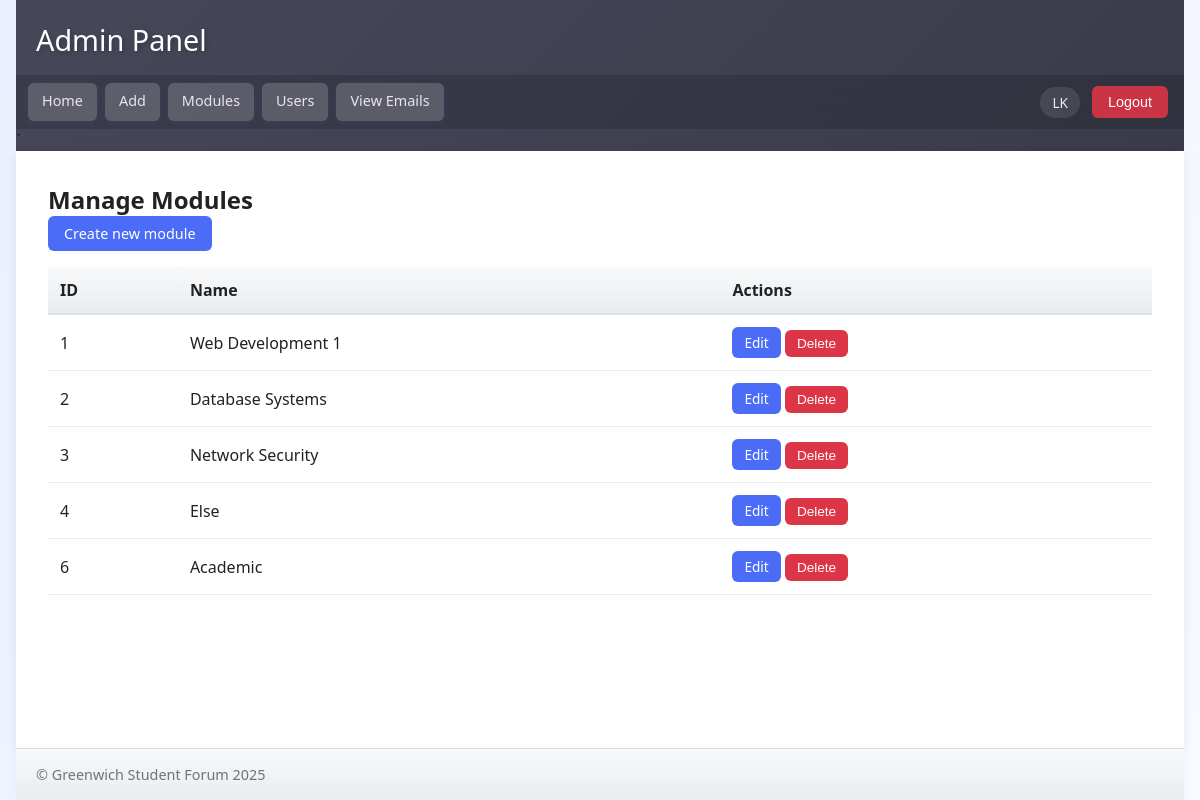
/admin/manage_module.php (signed in), run on the app's committed database.
### tables this page shows
CREATE TABLE `module` (
  `id` int(11) NOT NULL,
  `name` varchar(100) NOT NULL
);

### admin/manage_module.php (called while the page is built, shortened)
<?php
try{
    include '../db/db.php';
    include '../db/db_function.php';
    $modules = allModules($pdo);
    include '../admin_templates/manage_module.html.php';
} catch (PDOException $e){
    $title = 'An error has occured';
    $output = 'Database error: ' . $e->getMessage();
}
include '../admin_templates/admin_layout.html.php';
?>

### db/db_function.php (called while the page is built, shortened)
<?php
function query($pdo, $query, $paraments = []){
    $query= $pdo->prepare($query);
    $query->execute($paraments);
    return $query;
}
function allModules($pdo){
    $query = 'SELECT * FROM module';
    return query($pdo, $query)->fetchAll(PDO::FETCH_ASSOC);
}
?>

### admin_templates/manage_module.html.php (the view, shortened to what this page needs)
<h2>Manage Modules</h2>
<p><a class="btn" href="create_module.php">Create new module</a></p>
<?php if (!empty($modules) && is_array($modules)): ?>
    <table>
        <thead><tr><th>ID</th><th>Name</th><th>Actions</th></tr></thead>
        <tbody>
            <?php foreach ($modules as $m): ?>
                <tr>
                    <td><?= htmlspecialchars($m['id'], ENT_QUOTES, 'UTF-8') ?></td>
                    <td><?= htmlspecialchars($m['name'], ENT_QUOTES, 'UTF-8') ?></td>
                    <td>
                        <a class="btn btn-small" href="edit_module.php?id=<?= rawurlencode($m['id']) ?>">Edit</a>
                        <form action="delete_module.php" method="post" onsubmit="return confirm('Delete this module?');" style="display:inline">
                            <input class="btn btn-danger btn-small" type="submit" value="Delete">
                        </form>
                    </td>
                </tr>
            <?php endforeach; ?>
        </tbody>
    </table>
<?php else: ?>
    <p>No modules yet.</p>
<?php endif; ?>

### base.css (style rules this page uses)
* { margin: 0; padding: 0; box-sizing: border-box; }
body { min-height: 100vh; margin: 0; padding: 0; background: linear-gradient(120deg, #eaf0ff 0%, #f8faff 100%); font-family: 'Segoe UI', Arial, sans-serif; color: #222; }
p { margin-bottom: 1em; }
.btn { display: inline-block; background: #4a6cf7; color: #fff; padding: 8px 16px; border-radius: 6px; text-decoration: none; border: none; cursor: pointer; font-size: 0.9em; transition: all 0.3s ease; font-weight: 500; }
.btn.btn-small { padding: 6px 12px; font-size: 0.85em; }
.btn.btn-danger, .btn-danger { background: #dc3545 !important; color: #fff !important; border: none; }
main .btn { color: #fff; }
form { margin: 8px 0; overflow: auto; clear: both; display: block; }
input[type="submit"], button[type="submit"] { border: none; }
table { width: 100%; border-collapse: collapse; margin: 12px 0; }
table thead th { text-align: left; padding: 12px; background: linear-gradient(180deg, #f8f9fa 0%, #e9ecef 100%); font-weight: 600; border-bottom: 2px solid #dee2e6; }
table td, table th { padding: 12px; border-bottom: 1px solid #eee; }

### data on the page
module: id "1", name "Web Development 1"
module: id "2", name "Database Systems"
module: id "3", name "Network Security"
module: id "4", name "Else"
module: id "6", name "Academic"

### other printed values
$_SESSION['user_name'] "LK"
